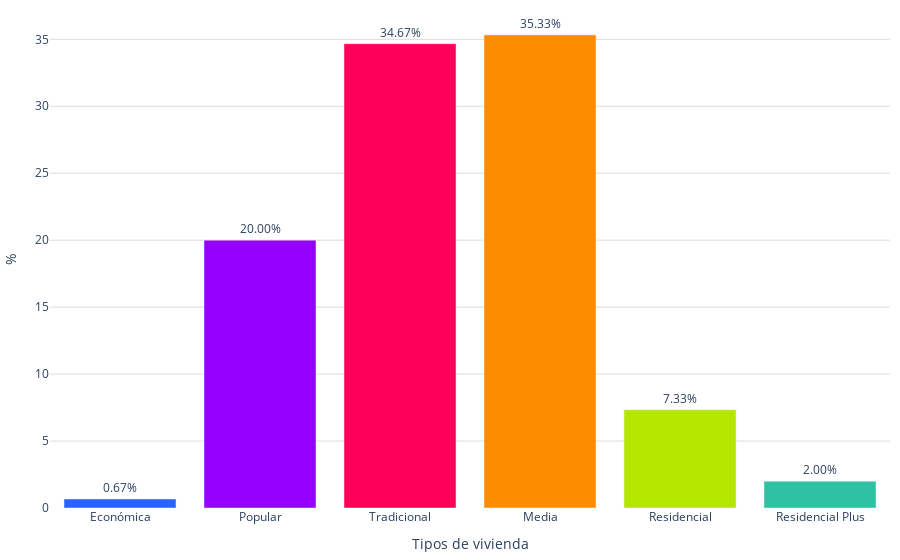

The cell this chart's notebook holds for it:
### Code cell
labels = creditos_vivienda['vivienda_valor']
values = creditos_vivienda['promedio']
colores = ['#2962ff', '#9500ff', '#ff0059', '#ff8c00', '#b4e600', '#2EC2A2','#E50CB6']

fig = go.Figure()
fig.add_trace(go.Bar(
        x=labels, 
        y=values, 
        marker_color=colores,
        text=values,  # Texto que se mostrará en las barras (porcentaje)
        textposition='outside',  # Posición del texto (puede ser 'inside' o 'outside')
        texttemplate='%{text:.2f}%', 
    )
)    
fig.update_layout(
    #barmode='stack', 
    #title='Distribución de créditos por vivienda valor (2022)',
    #title_font_size = 22,
    xaxis=dict(title="Tipos de vivienda"),
    yaxis=dict(
        title='%', # Título del eje y
        gridcolor='#dddcda', # Color de las líneas que dividen los rangos del eje Y         
    ),  margin=dict(l=10, r=10, t=10, b=10),  # Ajusta los márgenes (left, right, top, bottom)
    plot_bgcolor='rgba(0,0,0,0)',  # Color de fondo del gráfico
    legend=dict(
        yanchor="top",
        y=0.99,
    )
)

# Exportar gráfica como archivo HTML
def guardar_grafico_como_html(fig, nombre_archivo, carpeta='assets\graficas'):
    # Crear la carpeta si no existe
    if not os.path.exists(carpeta):
        os.makedirs(carpeta)
    config = {
        'displaylogo': False,  # Ocultar el logo de Plotly
        'modeBarButtonsToRemove': [
            'toImage',       # Botón para guardar como imagen
            'select2d',      # Box select
            'lasso2d',       # Lasso select
            'resetScale2d',  # Reset Axes
        ]
    }
    # Gráfica como archivo HTML en la carpeta especificada
    pio.write_html(fig, f'{carpeta}/{nombre_archivo}.html', config=config)

guardar_grafico_como_html(fig, 'g_bar_creditos_vivienda_2024', carpeta='assets\graficas')
fig.show()

### Figure 1 — Plotly figure (JSON) as saved in the notebook; plotly's stock layout.template omitted (floating-point values rounded to 4 significant figures)
{"data": [{"marker": {"color": ["#2962ff", "#9500ff", "#ff0059", "#ff8c00", "#b4e600", "#2EC2A2", "#E50CB6"]}, "text": [0.67, 20, 34.67, 35.33, 7.33, 2], "textposition": "outside", "texttemplate": "%{text:.2f}%", "type": "bar", "x": ["Económica", "Popular", "Tradicional", "Media", "Residencial", "Residencial Plus"], "y": [0.67, 20, 34.67, 35.33, 7.33, 2]}], "layout": {"legend": {"y": 0.99, "yanchor": "top"}, "margin": {"b": 10, "l": 10, "r": 10, "t": 10}, "plot_bgcolor": "rgba(0,0,0,0)", "xaxis": {"title": {"text": "Tipos de vivienda"}}, "yaxis": {"gridcolor": "#dddcda", "title": {"text": "%"}}}}
